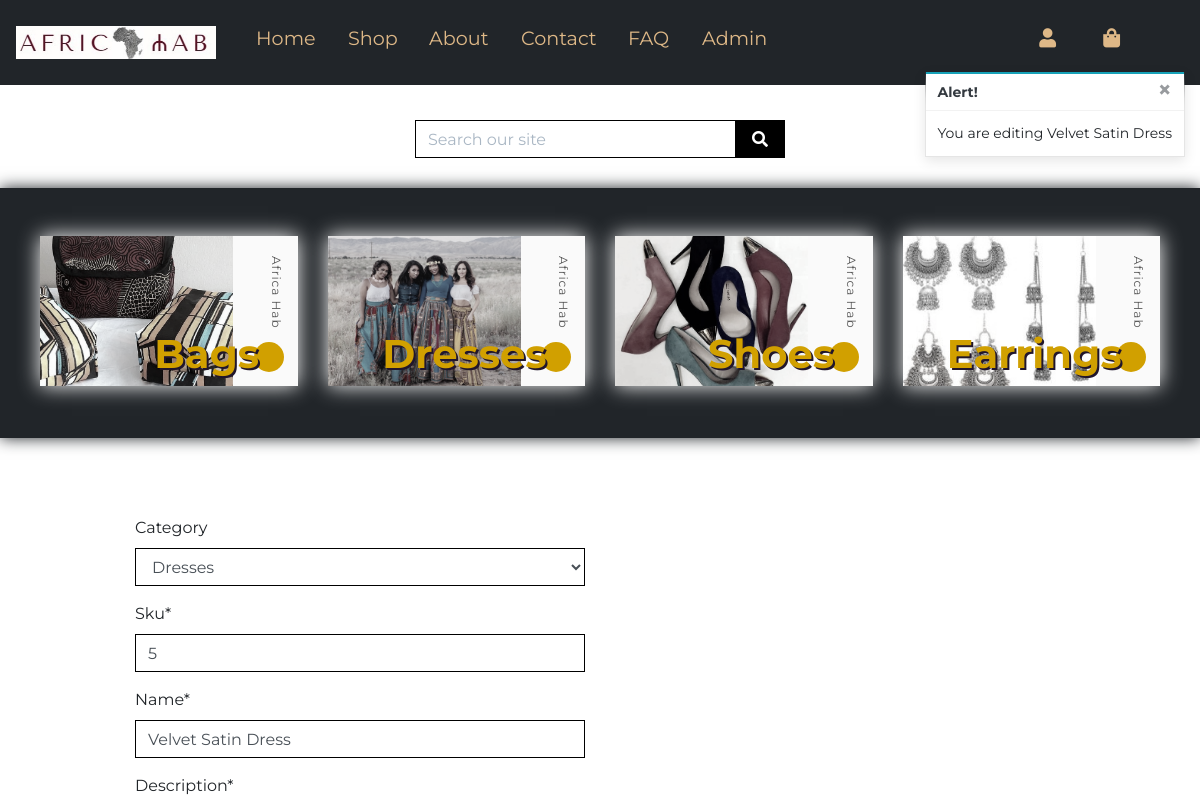
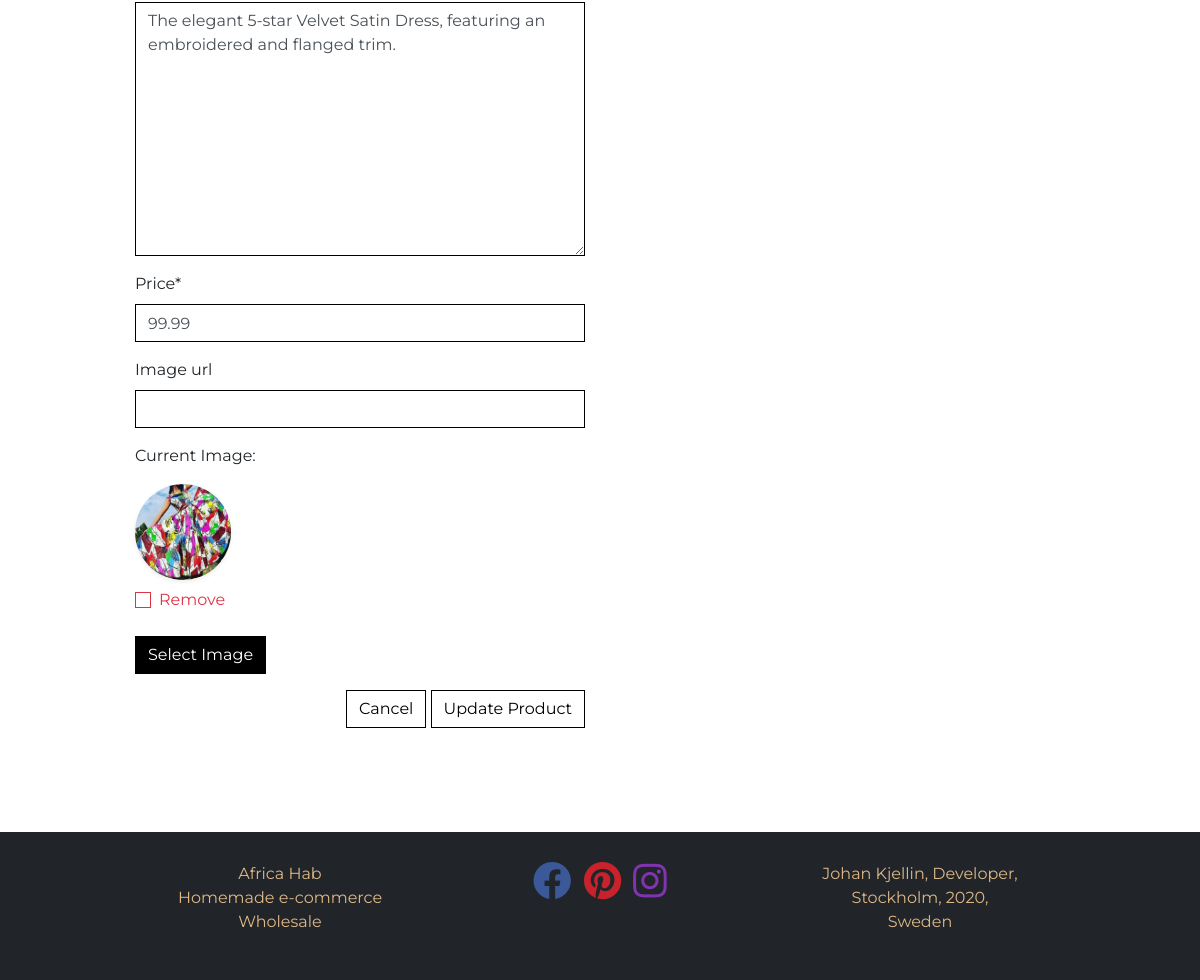
Page /products/edit_product/5/ (signed in) on the committed database (2 pictures, top to bottom).
### products/models.py (models this page shows, shortened)
class Product(models.Model):
    category = models.ForeignKey(
        'Category', null=True, blank=True, on_delete=models.SET_NULL)
    sku = models.CharField(max_length=10, null=True)
    name = models.CharField(max_length=254)
    description = models.TextField()
    price = models.DecimalField(max_digits=6, decimal_places=2)
    image_url = models.URLField(max_length=1024, null=True, blank=True)
    image = models.ImageField(null=True, blank=True, default='noimage.png')

### products/views.py (the view)
# urls.py: path('edit_product/<int:product_id>/', views.edit_product, name='edit_product'),
@login_required
def edit_product(request, product_id):
    if not request.user.is_superuser:
        messages.error(request, 'Sorry, only store owners can do that.')
        return redirect(reverse('home'))
    product = get_object_or_404(Product, pk=product_id)
    if request.method == 'POST':
        form = ProductForm(request.POST, request.FILES, instance=product)
        if form.is_valid():
            form.save()
            messages.success(request, 'Successfully updated product!')
            return redirect(reverse('product_detail', args=[product.id]))
        else:
            messages.error(
                request, 'Failed to update product. Please ensure the form is valid.')
    else:
        form = ProductForm(instance=product)
        messages.info(request, f'You are editing {product.name}')
    template = 'products/edit_product.html'
    context = {
        'form': form,
        'product': product,
    }
    return render(request, template, context)

### products/forms.py
class ProductForm(forms.ModelForm):
    class Meta:
        model = Product
        fields = '__all__'
    image = forms.ImageField(
        label='Image', required=False, widget=CustomClearableFileInput)
    def __init__(self, *args, **kwargs):
        super().__init__(*args, **kwargs)
        categories = Category.objects.all()
        friendly_names = [(c.id, c.get_friendly_name()) for c in categories]
        self.fields['category'].choices = friendly_names
        for field_name, field in self.fields.items():
            field.widget.attrs['class'] = 'border-black rounded-0'

### bag/contexts.py (called while the page is built, shortened)
def bag_contents(request):
    bag_items = []
    total = 0
    product_count = 0
    bag = request.session.get('bag', {})
    if total < settings.FREE_DELIVERY_THRESHOLD:
        delivery = total * Decimal(settings.STANDARD_DELIVERY_PERCENTAGE / 100)
        free_delivery_delta = settings.FREE_DELIVERY_THRESHOLD - total
    else:
        delivery = 0
        free_delivery_delta = 0
    grand_total = delivery + total
    context = {
        'bag_items': bag_items,
        'total': total,
        'product_count': product_count,
        'delivery': delivery,
        'free_delivery_delta': free_delivery_delta,
        'free_delivery_threshold': settings.FREE_DELIVERY_THRESHOLD,
        'grand_total': grand_total,
    }
    return context

### products/models.py (called while the page is built)
    def get_friendly_name(self):
        return self.friendly_name

### products/templates/products/edit_product.html (shortened to what this page needs)
{% extends "base.html" %}
{% load static %}
{% block content %}
    <div class="container">
        <div class="row">
            <div class="col-12 col-md-6">
                <form method="POST" action="{% url 'edit_product' product.id %}" class="form mb-2" enctype="multipart/form-data">
                    {% for field in form %}
                        {% if field.name != 'image' %}
                            {{ field | as_crispy_field }}
                        {% else %}
                            {{ field }}
                        {% endif %}
                    {% endfor %}
                    <div class="text-right">
                        <a class="btn btn-outline-black rounded-0 mb-5" href="{% url 'products' %}">Cancel</a>
                        <button class="btn btn-outline-black rounded-0 mb-5" type="submit">Update Product</button>
                    </div>
                </form>
            </div>
        </div>
    </div>
{% endblock %}

### static/css/style.css (style rules this page uses)
html, body, * { margin: 0; padding: 0; font-family: "Montserrat", sans-serif; }
a { color: #000; text-decoration: none; -webkit-transition: all 0.5s; -o-transition: all 0.5s; transition: all 0.5s; }
.btn-outline-black { background: white; color: black !important; border: 1px solid black; }
.border-black { border: 1px solid black !important; }
@media (min-width: 1200px) { .container { max-width: 80%; } }

### rows in the picture
Product: category "Dresses" "5" "Velvet Satin Dress" "The elegant 5-star Velvet Satin Dress, featuring an embroidered and flanged trim." "99.99"

### other values in the picture
{{ message }} "You are editing Velvet Satin Dress"
{{ widget.initial_text }} "Current Image"
{{ widget.clear_checkbox_label }} "Remove"
